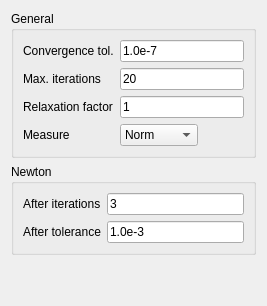
     <widget class="QWidget" name="nonlinSystemTab">
      <attribute name="title">
       <string>Nonlinear system</string>
      </attribute>
      <layout class="QVBoxLayout">
       <item>
        <widget class="QGroupBox" name="nonlinearSystemGeneralControlGroup">
         <property name="title">
          <string>General</string>
         </property>
         <layout class="QGridLayout">
          <item row="0" column="0">
           <widget class="QLabel" name="nonlinSystemConvergenceToleranceLabel">
            <property name="text">
             <string>Convergence tol.</string>
            </property>
           </widget>
          </item>
          <item row="0" column="1" colspan="2">
           <widget class="QLineEdit" name="nonlinSystemConvergenceToleranceEdit">
            <property name="text">
             <string>1.0e-7</string>
            </property>
           </widget>
          </item>
          <item row="1" column="0">
           <widget class="QLabel" name="nonlinSystemMaxIterationsLabel">
            <property name="text">
             <string>Max. iterations</string>
            </property>
           </widget>
          </item>
          <item row="1" column="1" colspan="2">
           <widget class="QLineEdit" name="nonlinSystemMaxIterationEdit">
            <property name="text">
             <string>20</string>
            </property>
           </widget>
          </item>
          <item row="2" column="0">
           <widget class="QLabel" name="nonlinSystemRelaxationFactorLabel">
            <property name="text">
             <string>Relaxation factor</string>
            </property>
           </widget>
          </item>
          <item row="2" column="1" colspan="2">
           <widget class="QLineEdit" name="nonlinSystemRelaxationFactorEdit">
            <property name="text">
             <string>1</string>
            </property>
           </widget>
          </item>
          <item row="3" column="0">
           <widget class="QLabel" name="nonlinSystemConvergenceMeasureLabel">
            <property name="text">
             <string>Measure</string>
            </property>
           </widget>
          </item>
          <item row="3" column="1">
           <widget class="QComboBox" name="nonlinSystemConvergenceMeasureCombo">
            <item>
             <property name="text">
              <string>Norm</string>
             </property>
            </item>
            <item>
             <property name="text">
              <string>Solution</string>
             </property>
            </item>
            <item>
             <property name="text">
              <string>Residual</string>
             </property>
            </item>
           </widget>
          </item>
          <item row="3" column="2">
           <spacer>
            <property name="orientation">
             <enum>Qt::Horizontal</enum>
            </property>
            <property name="sizeHint" stdset="0">
             <size>
              <width>40</width>
              <height>20</height>
             </size>
            </property>
           </spacer>
          </item>
         </layout>
        </widget>
       </item>
       <item>
        <widget class="QGroupBox" name="newtonControlGroup">
         <property name="title">
          <string>Newton</string>
         </property>
         <layout class="QGridLayout">
          <item row="0" column="0">
           <widget class="QLabel" name="nonlinSystemNewtonAfterIterLabel">
            <property name="text">
             <string>After iterations</string>
            </property>
           </widget>
          </item>
          <item row="0" column="1">
           <widget class="QLineEdit" name="nonlinSystemNewtonAfterIterEdit">
            <property name="text">
             <string>3</string>
            </property>
           </widget>
          </item>
          <item row="1" column="0">
           <widget class="QLabel" name="nonlinSystemNewtonAfterTolLabel">
            <property name="text">
             <string>After tolerance</string>
            </property>
           </widget>
          </item>
          <item row="1" column="1">
           <widget class="QLineEdit" name="nonlinSystemNewtonAfterTolEdit">
            <property name="text">
             <string>1.0e-3</string>
            </property>
           </widget>
          </item>
         </layout>
        </widget>
       </item>
       <item>
        <spacer>
         <property name="orientation">
          <enum>Qt::Vertical</enum>
         </property>
         <property name="sizeHint" stdset="0">
          <size>
           <width>20</width>
           <height>40</height>
          </size>
         </property>
        </spacer>
       </item>
      </layout>
     </widget>
